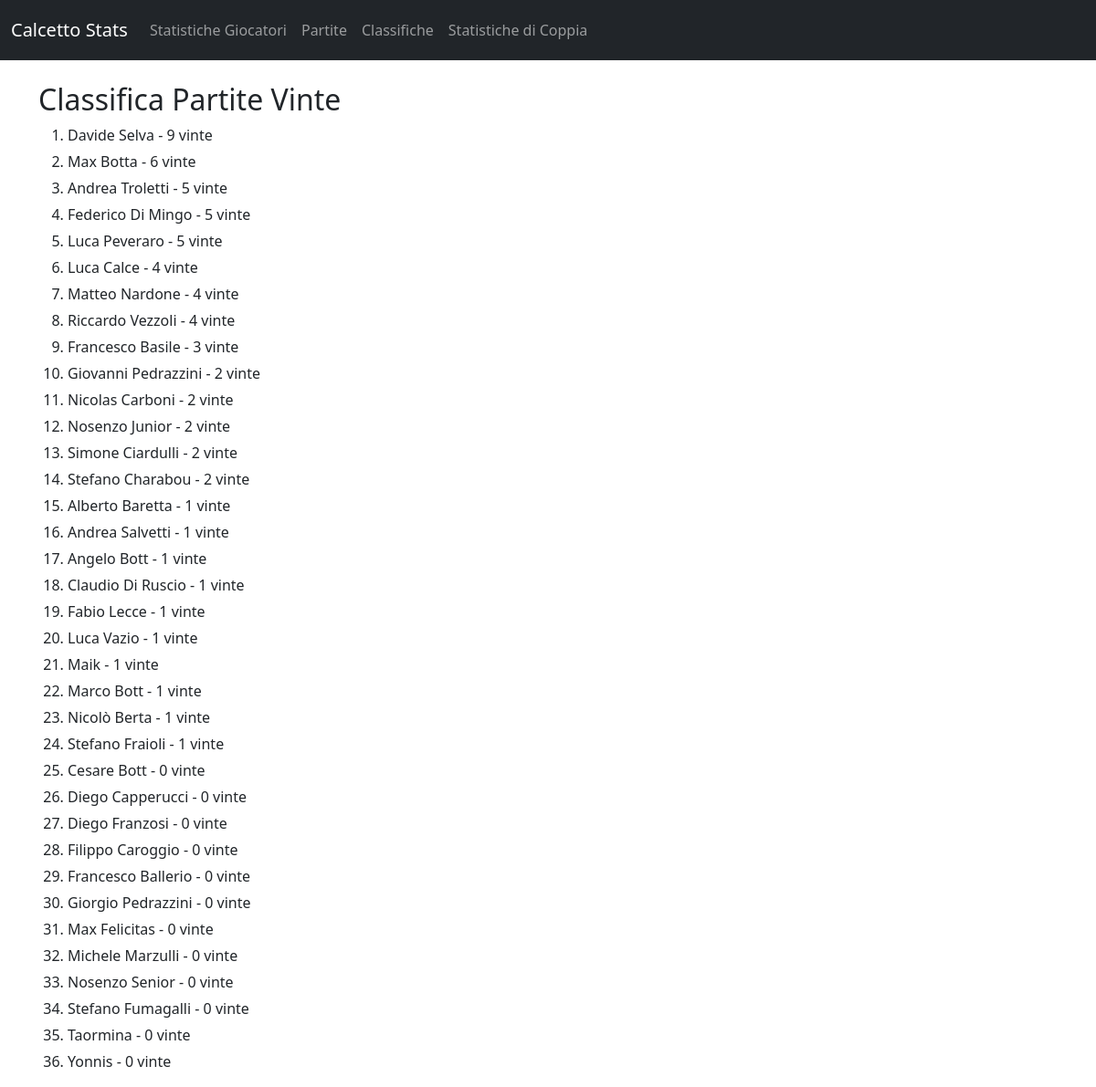
Page /classifiche/vinte on the committed database.
### tables this page shows
CREATE TABLE Giocatori (
        id_giocatore INTEGER PRIMARY KEY AUTOINCREMENT,
        nome TEXT NOT NULL,
        gol_individuali INTEGER DEFAULT 0,
        gol_fatti_squadra INTEGER DEFAULT 0,
        gol_subiti_squadra INTEGER DEFAULT 0,
        partite_giocate INTEGER DEFAULT 0,
        partite_vinte INTEGER DEFAULT 0,
        partite_pareggiate INTEGER DEFAULT 0,
        partite_perse INTEGER DEFAULT 0,
        voto_pagella REAL DEFAULT 0,
        id_partita INTEGER,
        squadra TEXT NOT NULL,
        FOREIGN KEY (id_partita) REFERENCES Partite (id_partita)
    );

### web.py (the view)
@app.route("/classifiche/<tipo>")
def classifiche(tipo):
    titolo, classifica = get_classifica(tipo)
    return render_template("classifica_singola.html", titolo=titolo, classifica=classifica, tipo=tipo)

### templates/classifica_singola.html
{% extends "base.html" %}
{% block content %}
<h2>{{ titolo }}</h2>
{% if classifica %}
    <ol>
    {% for g in classifica %}
        {% if tipo == "voto" %}
            <li>{{ g[0] }} - {{ "%.2f"|format(g[5]) }}</li>
        {% elif tipo == "gol" %}
            <li>{{ g[0] }} - {{ g[1] }} gol</li>
        {% elif tipo == "giocate" %}
            <li>{{ g[0] }} - {{ g[2] }} partite</li>
        {% elif tipo == "vinte" %}
            <li>{{ g[0] }} - {{ g[3] }} vinte</li>
        {% elif tipo == "perse" %}
            <li>{{ g[0] }} - {{ g[4] }} perse</li>
        {% endif %}
    {% endfor %}
    </ol>
{% else %}
    <p>Nessun dato disponibile per questa classifica.</p>
{% endif %}
{% endblock %}

### static/style.css (style rules this page uses)
body { font-family: Arial, sans-serif; margin: 20px; background-color: #f9f9f9; color: #333; }
h1, h2 { color: #0056b3; }
li { margin: 5px 0; }

### rows in the picture
Giocatori: nome "Riccardo Vezzoli", gol_fatti_squadra "4"
Giocatori: nome "Giovanni Pedrazzini", gol_individuali "2"
Giocatori: nome "Nicolas Carboni", gol_individuali "2"
Giocatori: nome "Andrea Salvetti", g "1"
Giocatori: nome "Angelo Bott", g "1"
Giocatori: nome "Claudio Di Ruscio", g "1"
Giocatori: nome "Fabio Lecce", g "1"
Giocatori: nome "Luca Vazio", g "1"
Giocatori: nome "Maik", g "1"
Giocatori: nome "Marco Bott", g "1"
Giocatori: nome "Nicolò Berta", g "1"
Giocatori: nome "Stefano Fraioli", g "1"
Giocatori: nome "Cesare Bott", g "0"
Giocatori: nome "Diego Capperucci", g "0"
Giocatori: nome "Francesco Ballerio", g "0"
Giocatori: nome "Giorgio Pedrazzini", g "0"
Giocatori: nome "Max Felicitas", g "0"
Giocatori: nome "Nosenzo Senior", g "0"
Giocatori: nome "Stefano Fumagalli", g "0"
Giocatori: nome "Taormina", g "0"
Giocatori: nome "Yonnis", g "0"

### other values in the picture
{{ titolo }} "Classifica Partite Vinte"
{{ g[0] }} "Davide Selva" "Max Botta" "Andrea Troletti" "Federico Di Mingo" "Luca Peveraro" "Luca Calce" "Matteo Nardone" "Francesco Basile" "Nosenzo Junior" "Simone Ciardulli" "Stefano Charabou" "Alberto Baretta" "Diego Franzosi" "Filippo Caroggio" "Michele Marzulli"
{{ g[3] }} "9" "6" "5" "5" "5" "4" "4" "3" "2" "2" "2" "1" "0" "0" "0"
